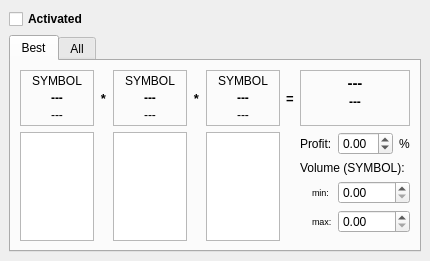
<?xml version="1.0" encoding="UTF-8"?>
<ui version="4.0">
 <author>Eugene V. Palchukovsky</author>
 <class>StrategyWindow</class>
 <widget class="QMainWindow" name="StrategyWindow">
  <property name="geometry">
   <rect>
    <x>0</x>
    <y>0</y>
    <width>430</width>
    <height>252</height>
   </rect>
  </property>
  <property name="windowTitle">
   <string>MainWindow</string>
  </property>
  <widget class="QWidget" name="centralwidget">
   <layout class="QVBoxLayout" name="verticalLayout_7">
    <item>
     <layout class="QHBoxLayout" name="settingsLayout">
      <item>
       <widget class="QCheckBox" name="isActivated">
        <property name="font">
         <font>
          <weight>75</weight>
          <bold>true</bold>
         </font>
        </property>
        <property name="text">
         <string>Activated</string>
        </property>
       </widget>
      </item>
      <item>
       <spacer name="horizontalSpacer">
        <property name="orientation">
         <enum>Qt::Horizontal</enum>
        </property>
        <property name="sizeHint" stdset="0">
         <size>
          <width>40</width>
          <height>20</height>
         </size>
        </property>
       </spacer>
      </item>
     </layout>
    </item>
    <item>
     <widget class="QTabWidget" name="opportunitiesPanel">
      <property name="currentIndex">
       <number>0</number>
      </property>
      <widget class="QWidget" name="bestOpportunityTab">
       <attribute name="title">
        <string>Best</string>
       </attribute>
       <layout class="QGridLayout" name="_6" columnstretch="1,0,1,0,1,0,1">
        <item row="0" column="0" rowspan="2">
         <widget class="QFrame" name="leg1Frame">
          <property name="frameShape">
           <enum>QFrame::StyledPanel</enum>
          </property>
          <property name="frameShadow">
           <enum>QFrame::Raised</enum>
          </property>
          <layout class="QVBoxLayout" name="_2">
           <property name="spacing">
            <number>3</number>
           </property>
           <property name="leftMargin">
            <number>3</number>
           </property>
           <property name="topMargin">
            <number>3</number>
           </property>
           <property name="rightMargin">
            <number>3</number>
           </property>
           <property name="bottomMargin">
            <number>3</number>
           </property>
           <item>
            <widget class="QLabel" name="leg1Symbol">
             <property name="text">
              <string notr="true">SYMBOL</string>
             </property>
             <property name="alignment">
              <set>Qt::AlignCenter</set>
             </property>
            </widget>
           </item>
           <item>
            <widget class="QLabel" name="leg1BestPrice">
             <property name="font">
              <font>
               <pointsize>9</pointsize>
               <weight>75</weight>
               <bold>true</bold>
              </font>
             </property>
             <property name="text">
              <string notr="true">---</string>
             </property>
             <property name="alignment">
              <set>Qt::AlignCenter</set>
             </property>
            </widget>
           </item>
           <item>
            <widget class="QLabel" name="leg1BestExchange">
             <property name="font">
              <font>
               <pointsize>9</pointsize>
              </font>
             </property>
             <property name="text">
              <string notr="true">---</string>
             </property>
             <property name="alignment">
              <set>Qt::AlignCenter</set>
             </property>
            </widget>
           </item>
          </layout>
         </widget>
        </item>
        <item row="0" column="2" rowspan="2">
         <widget class="QFrame" name="leg2Frame">
          <property name="frameShape">
           <enum>QFrame::StyledPanel</enum>
          </property>
          <property name="frameShadow">
           <enum>QFrame::Raised</enum>
          </property>
          <layout class="QVBoxLayout" name="_3">
           <property name="spacing">
            <number>3</number>
           </property>
           <property name="leftMargin">
            <number>3</number>
           </property>
           <property name="topMargin">
            <number>3</number>
           </property>
           <property name="rightMargin">
            <number>3</number>
           </property>
           <property name="bottomMargin">
            <number>3</number>
           </property>
           <item>
            <widget class="QLabel" name="leg2Symbol">
             <property name="text">
              <string notr="true">SYMBOL</string>
             </property>
             <property name="alignment">
              <set>Qt::AlignCenter</set>
             </property>
            </widget>
           </item>
           <item>
            <widget class="QLabel" name="leg2BestPrice">
             <property name="font">
              <font>
               <pointsize>9</pointsize>
               <weight>75</weight>
               <bold>true</bold>
              </font>
             </property>
             <property name="text">
              <string notr="true">---</string>
             </property>
             <property name="alignment">
              <set>Qt::AlignCenter</set>
             </property>
            </widget>
           </item>
           <item>
            <widget class="QLabel" name="leg2BestExchange">
             <property name="font">
              <font>
               <pointsize>9</pointsize>
              </font>
             </property>
             <property name="text">
              <string notr="true">---</string>
             </property>
             <property name="alignment">
              <set>Qt::AlignCenter</set>
             </property>
            </widget>
           </item>
          </layout>
         </widget>
        </item>
        <item row="0" column="4" rowspan="2">
         <widget class="QFrame" name="leg3Frame">
          <property name="frameShape">
           <enum>QFrame::StyledPanel</enum>
          </property>
          <property name="frameShadow">
           <enum>QFrame::Raised</enum>
          </property>
          <layout class="QVBoxLayout" name="_4">
           <property name="spacing">
            <number>3</number>
           </property>
           <property name="leftMargin">
            <number>3</number>
           </property>
           <property name="topMargin">
            <number>3</number>
           </property>
           <property name="rightMargin">
            <number>3</number>
           </property>
           <property name="bottomMargin">
            <number>3</number>
           </property>
           <item>
            <widget class="QLabel" name="leg3Symbol">
             <property name="text">
              <string notr="true">SYMBOL</string>
             </property>
             <property name="alignment">
              <set>Qt::AlignCenter</set>
             </property>
            </widget>
           </item>
           <item>
            <widget class="QLabel" name="leg3BestPrice">
             <property name="font">
              <font>
               <pointsize>9</pointsize>
               <weight>75</weight>
               <bold>true</bold>
              </font>
             </property>
             <property name="text">
              <string notr="true">---</string>
             </property>
             <property name="alignment">
              <set>Qt::AlignCenter</set>
             </property>
            </widget>
           </item>
           <item>
            <widget class="QLabel" name="leg3BestExchange">
             <property name="font">
              <font>
               <pointsize>9</pointsize>
              </font>
             </property>
             <property name="text">
              <string notr="true">---</string>
             </property>
             <property name="alignment">
              <set>Qt::AlignCenter</set>
             </property>
            </widget>
           </item>
          </layout>
         </widget>
        </item>
        <item row="0" column="6" rowspan="2">
         <widget class="QFrame" name="operationResultFrame">
          <property name="frameShape">
           <enum>QFrame::StyledPanel</enum>
          </property>
          <property name="frameShadow">
           <enum>QFrame::Raised</enum>
          </property>
          <layout class="QVBoxLayout" name="_5">
           <property name="spacing">
            <number>3</number>
           </property>
           <property name="leftMargin">
            <number>3</number>
           </property>
           <property name="topMargin">
            <number>3</number>
           </property>
           <property name="rightMargin">
            <number>3</number>
           </property>
           <property name="bottomMargin">
            <number>3</number>
           </property>
           <item>
            <widget class="QLabel" name="pnlRatio">
             <property name="font">
              <font>
               <pointsize>11</pointsize>
               <weight>75</weight>
               <bold>true</bold>
              </font>
             </property>
             <property name="text">
              <string notr="true">---</string>
             </property>
             <property name="alignment">
              <set>Qt::AlignCenter</set>
             </property>
            </widget>
           </item>
           <item>
            <widget class="QLabel" name="pnlVolume">
             <property name="font">
              <font>
               <weight>75</weight>
               <bold>true</bold>
              </font>
             </property>
             <property name="text">
              <string notr="true">---</string>
             </property>
             <property name="alignment">
              <set>Qt::AlignCenter</set>
             </property>
            </widget>
           </item>
           <item>
            <widget class="QLabel" name="investmentVolume">
             <property name="font">
              <font>
               <pointsize>7</pointsize>
              </font>
             </property>
             <property name="text">
              <string notr="true"/>
             </property>
             <property name="alignment">
              <set>Qt::AlignCenter</set>
             </property>
            </widget>
           </item>
          </layout>
         </widget>
        </item>
        <item row="2" column="6">
         <layout class="QGridLayout" name="gridLayout" columnstretch="0,0,0,0">
          <item row="2" column="1">
           <widget class="QLabel" name="label_2">
            <property name="font">
             <font>
              <pointsize>7</pointsize>
             </font>
            </property>
            <property name="text">
             <string>min:</string>
            </property>
           </widget>
          </item>
          <item row="4" column="1">
           <widget class="QLabel" name="label">
            <property name="font">
             <font>
              <pointsize>7</pointsize>
             </font>
            </property>
            <property name="text">
             <string>max:</string>
            </property>
           </widget>
          </item>
          <item row="0" column="3">
           <widget class="QLabel" name="minProfitUnitsLabel">
            <property name="text">
             <string>%</string>
            </property>
           </widget>
          </item>
          <item row="0" column="2">
           <widget class="QDoubleSpinBox" name="minProfit">
            <property name="minimum">
             <double>-5.000000000000000</double>
            </property>
            <property name="maximum">
             <double>5.000000000000000</double>
            </property>
            <property name="singleStep">
             <double>0.250000000000000</double>
            </property>
           </widget>
          </item>
          <item row="0" column="0" colspan="2">
           <widget class="QLabel" name="minProfitLabel">
            <property name="text">
             <string>Profit:</string>
            </property>
           </widget>
          </item>
          <item row="1" column="0" colspan="4">
           <widget class="QLabel" name="volumeSymbol">
            <property name="text">
             <string notr="true">Volume (SYMBOL):</string>
            </property>
           </widget>
          </item>
          <item row="2" column="2" colspan="2">
           <widget class="QDoubleSpinBox" name="minVolume">
            <property name="decimals">
             <number>2</number>
            </property>
            <property name="minimum">
             <double>0.000000000000000</double>
            </property>
            <property name="maximum">
             <double>1000.000000000000000</double>
            </property>
           </widget>
          </item>
          <item row="4" column="2" colspan="2">
           <widget class="QDoubleSpinBox" name="maxVolume">
            <property name="decimals">
             <number>2</number>
            </property>
            <property name="minimum">
             <double>0.000000000000000</double>
            </property>
            <property name="maximum">
             <double>1000.000000000000000</double>
            </property>
           </widget>
          </item>
         </layout>
        </item>
        <item row="3" column="6">
         <spacer name="verticalSpacer">
          <property name="orientation">
           <enum>Qt::Vertical</enum>
          </property>
          <property name="sizeHint" stdset="0">
           <size>
            <width>20</width>
            <height>45</height>
           </size>
          </property>
         </spacer>
        </item>
        <item row="0" column="5" rowspan="2">
         <widget class="QLabel" name="label_11">
          <property name="font">
           <font>
            <pointsize>10</pointsize>
            <weight>75</weight>
            <bold>true</bold>
           </font>
          </property>
          <property name="text">
           <string notr="true">=</string>
          </property>
          <property name="alignment">
           <set>Qt::AlignCenter</set>
          </property>
         </widget>
        </item>
        <item row="0" column="3" rowspan="2">
         <widget class="QLabel" name="label_10">
          <property name="font">
           <font>
            <pointsize>10</pointsize>
            <weight>75</weight>
            <bold>true</bold>
           </font>
          </property>
          <property name="text">
           <string notr="true">*</string>
          </property>
          <property name="alignment">
           <set>Qt::AlignCenter</set>
          </property>
         </widget>
        </item>
        <item row="0" column="1" rowspan="2">
         <widget class="QLabel" name="label_9">
          <property name="font">
           <font>
            <pointsize>10</pointsize>
            <weight>75</weight>
            <bold>true</bold>
           </font>
          </property>
          <property name="text">
           <string notr="true">*</string>
          </property>
          <property name="alignment">
           <set>Qt::AlignCenter</set>
          </property>
         </widget>
        </item>
        <item row="2" column="0" rowspan="2">
         <widget class="QListWidget" name="startExchanges">
          <property name="font">
           <font>
            <pointsize>8</pointsize>
           </font>
          </property>
          <property name="selectionMode">
           <enum>QAbstractItemView::MultiSelection</enum>
          </property>
         </widget>
        </item>
        <item row="2" column="2" rowspan="2">
         <widget class="QListWidget" name="middleExchanges">
          <property name="font">
           <font>
            <pointsize>8</pointsize>
           </font>
          </property>
          <property name="selectionMode">
           <enum>QAbstractItemView::MultiSelection</enum>
          </property>
         </widget>
        </item>
        <item row="2" column="4" rowspan="2">
         <widget class="QListWidget" name="finishExchanges">
          <property name="font">
           <font>
            <pointsize>8</pointsize>
           </font>
          </property>
          <property name="selectionMode">
           <enum>QAbstractItemView::MultiSelection</enum>
          </property>
         </widget>
        </item>
       </layout>
      </widget>
      <widget class="QWidget" name="allOpportunitiesTab">
       <attribute name="title">
        <string>All</string>
       </attribute>
       <layout class="QVBoxLayout" name="verticalLayout_6">
        <item>
         <widget class="QTableWidget" name="opportunities">
          <property name="font">
           <font>
            <family>Consolas</family>
            <pointsize>8</pointsize>
           </font>
          </property>
          <property name="editTriggers">
           <set>QAbstractItemView::NoEditTriggers</set>
          </property>
          <property name="alternatingRowColors">
           <bool>true</bool>
          </property>
          <property name="selectionBehavior">
           <enum>QAbstractItemView::SelectRows</enum>
          </property>
          <property name="wordWrap">
           <bool>false</bool>
          </property>
          <attribute name="horizontalHeaderStretchLastSection">
           <bool>true</bool>
          </attribute>
         </widget>
        </item>
       </layout>
      </widget>
     </widget>
    </item>
   </layout>
  </widget>
 </widget>
 <tabstops>
  <tabstop>isActivated</tabstop>
  <tabstop>minProfit</tabstop>
 </tabstops>
 <resources/>
 <connections/>
</ui>
